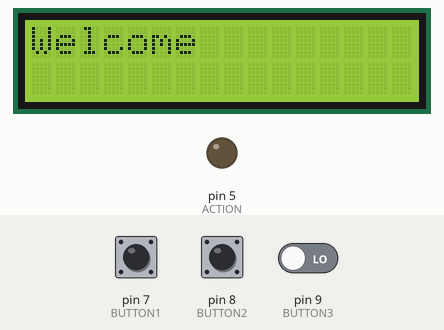
This sketch was run on a simulated Arduino Uno, built with avr-gcc and run on an emulated ATmega328P. On the bench: 16×2 character LCD, output pins drawn as LEDs (lit = HIGH). The inputs (shaded band) are chosen by the test bench; at power-on: pin 8 (BUTTON2) LOW, pin 9 (BUTTON3) LOW, pin 7 (BUTTON1) LOW. What the sketch prints to the serial monitor is not drawn.

Above: at 1.2 s.
1.3 s: pin 8 (BUTTON2) pulled HIGH for 0.15 s
At 2.6 s:
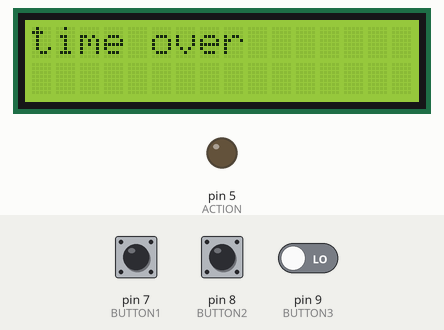
2.9 s: pin 8 (BUTTON2) driven HIGH and pin 9 (BUTTON3) driven HIGH
At 3.2 s:
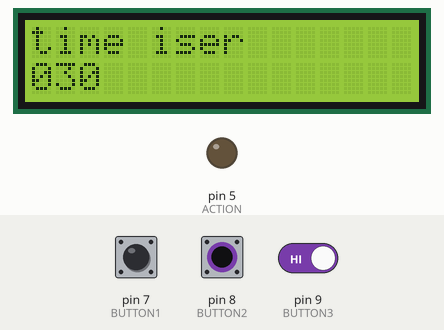
Timing chart, 0 to 5.9 s (numbered marks = the images above; inputs shaded):
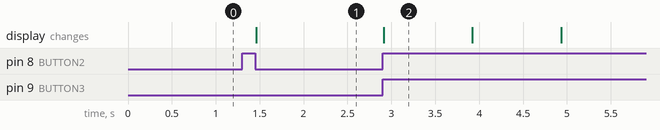

The sketch:

Project.ino
```cpp
#include <Wire.h>
#include <LiquidCrystal_I2C.h>

#define DETECT 3 // Laser module
#define ACTION 5 // Buzzer
#define BUTTON1 7
#define BUTTON2 8
#define BUTTON3 9

int but1=0, but2=0, but3=0;

LiquidCrystal_I2C lcd(0x27, 16, 2);

//보라색= A4, 파란색= A5
int c = 0, re = 0;
int Total = 0, count= 0;
int tm=30;

void setup(){
  pinMode(BUTTON1, INPUT);//개수 카운트
  pinMode(BUTTON2, INPUT);//초기화 및 나가기(메인 화면)
  pinMode(BUTTON3, INPUT);//시간 측정

  pinMode(DETECT, INPUT);
  pinMode(ACTION, OUTPUT);

  lcd.init();// I2C LCD를 초기화
  lcd.backlight();// I2C LCD의 백라이트 ON

  Serial.begin(9600);
  lcd.setCursor(0,0);
  lcd.print("Welcome");
}

void loop(){
  int val1 = digitalRead(BUTTON1);
  int val3 = digitalRead(BUTTON3);
  if(val1 = 0){
    but1 = 1;
  }
  Serial.print("but1: ");
  Serial.println(but1);
  if(val3 == 1){
    but3 == 1;
  }
  while(but1 == 1){
    Laser(DETECT, ACTION);
  }
  while(but3 == 0){
    Count();
  }
  delay(100);
}

void Reset_Total(){
  Total = 0;
  lcd.setCursor(0,1);
  lcd.print(Total);
  return;
}

void Reset_time(){
  tm = 0;
  lcd.setCursor(0,1);
  lcd.print(tm);
  return;
}

void Laser(int a, int b){

      int detected = digitalRead(a);// read Laser sensor
      int val2 = digitalRead(BUTTON2);
      int v = 0;
      if(val2 == 1){
        v = 1;
      }
      lcd.setCursor(0,0);
      lcd.print("How many?");
      if(v == 1){
        Reset_Total();
        return;
      }
      if( detected == HIGH)
      {
        //digitalWrite(b,HIGH);// set the buzzer ON 기본
        lcd.setCursor(0,1);
        lcd.print(Total);
        c = -1;
      }
      else{
        //digitalWrite(b,LOW); // Set the buzzer OFF 닿으면
        if(c == -1){
          delay(250);
          c = 1;
          Total++;
          lcd.setCursor(0,1);
          lcd.print(Total);
        }
      }
      delay(250);
      re = 1;
  return;
}

void Count(){
  int val = digitalRead(BUTTON2);
  int val1 = digitalRead(BUTTON3);
  if(val == HIGH){
    Reset_time();
  }
  if(val1 == HIGH){
    tm = tm + 30;
  }
  while(val == HIGH){
    lcd.setCursor(0,0);
    lcd.print("time is");
    lcd.setCursor(1,1);
    lcd.print(tm);
    tm--;
    if(tm < 0){
      lcd.clear();
      lcd.setCursor(0,0);
      lcd.print("time over");
      return;
    }
    delay(1000);
  }
  return;
}
```

Measured:
- after the input at 1.3 s, the display: changes after 0.16 s (image 1)
- after the input at 2.9 s, the display: changes at once (image 2)
- what the display in image 2 shows lasts 1.0 s, from 2.9 s to 3.9 s
